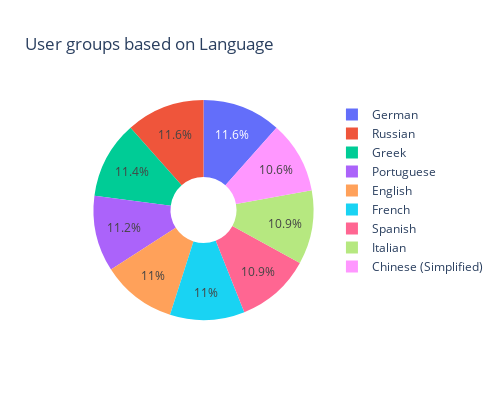

The notebook cell saved with this chart:
### Code cell
fig_lang_distr2 = px.pie(data_frame = df_ecom, names = 'Language', values = 'UserCount', 
                         hole=.3, width=500, height=400,
                        title = 'User groups based on Language')

fig_lang_distr2.show()

### Figure 1 — Plotly figure (JSON) as saved in the notebook; plotly's stock layout.template omitted (floating-point values rounded to 4 significant figures; data arrays with more than 128 entries replaced by an {"elided": "..."} marker saying what was removed)
{"data": [{"domain": {"x": [0, 1], "y": [0, 1]}, "hole": 0.3, "hovertemplate": "Language=%{label}<br>UserCount=%{value}<extra></extra>", "labels": {"elided": "10000 str values"}, "legendgroup": "", "name": "", "showlegend": true, "type": "pie", "values": {"elided": "10000 int values"}}], "layout": {"height": 400, "legend": {"tracegroupgap": 0}, "title": {"text": "User groups based on Language"}, "width": 500}}
